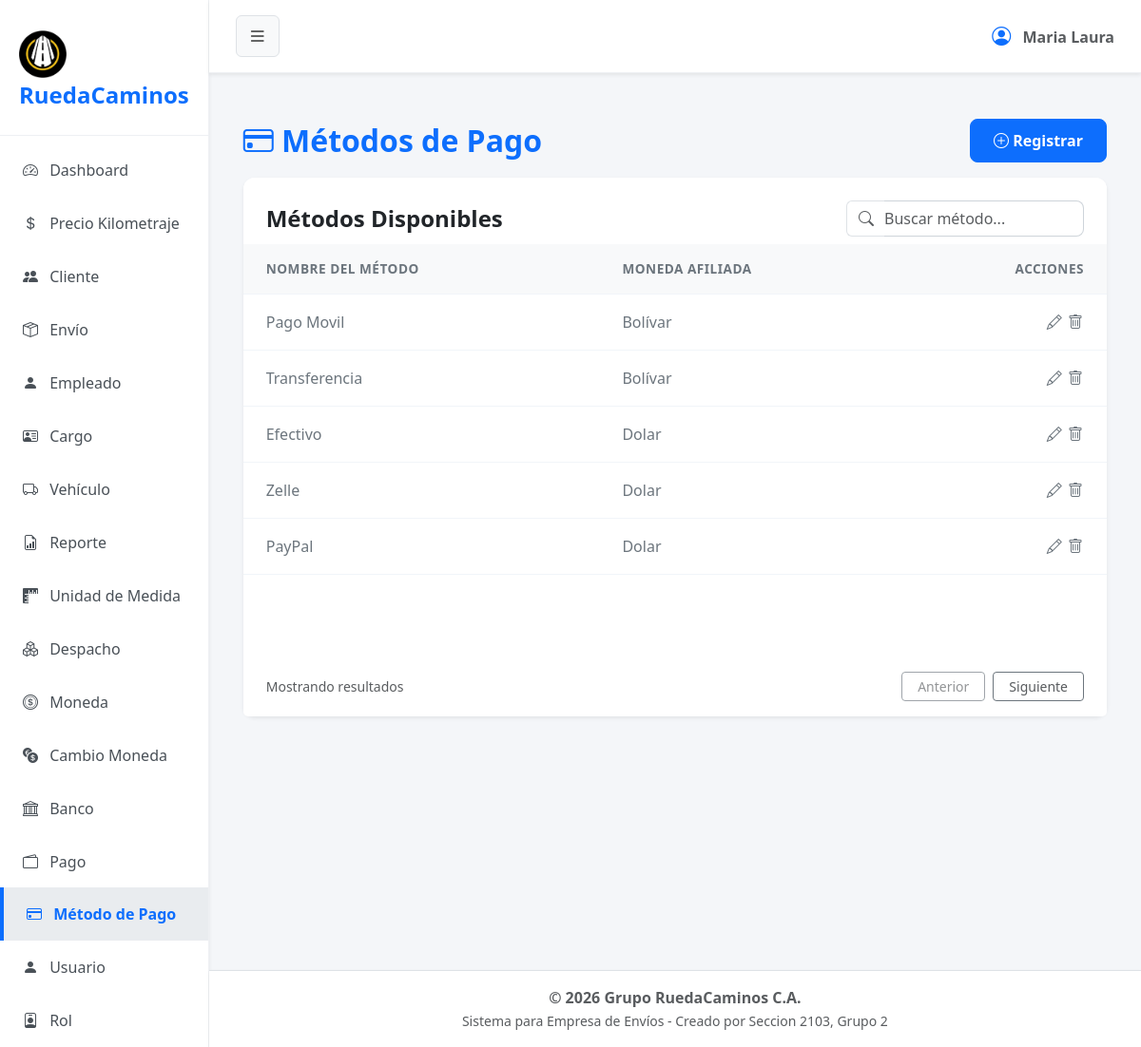
The app's page /?url=metodopago with its own data.
### tables this page shows
CREATE TABLE `metodo_pago` (
  `cod_metodo` int(1) NOT NULL,
  `nombre` varchar(15) NOT NULL,
  `cod_moneda` int(11) NOT NULL,
  `estado` tinyint(1) NOT NULL
);

CREATE TABLE `moneda` (
  `cod_moneda` int(1) NOT NULL,
  `nombre` varchar(15) NOT NULL,
  `abreviatura` varchar(5) NOT NULL,
  `estado` tinyint(1) NOT NULL
);

### app/controller/metodopagoController.php (called while the page is built, shortened)
<?php
$metodo = new MetodoPago();
$registros = $metodo->obt_RegistrosMetodoPago();
include 'app/view/layout/header.php';
include 'app/view/metodopago/metodopagoView.php';
include 'app/view/layout/footer.php';

### index.php (called while the page is built, shortened)
<?php
    $frontController = new FrontController();
?>

### app/config/Conexion.php (called while the page is built, shortened)
<?php
abstract class Conexion
{
    public $host = "localhost";
    public $namedb = "grupo_ruedacaminos";
    public $userdb = "root";
    public $passwd = "";
    public function __construct()
    {
        $this->conexion = $this->getConnection();
    }
    public function getConnection(): PDO
    {
        try {
            $dsn = "mysql:host=" . $this->host . ";dbname=" . $this->namedb . ";charset=utf8";
            $conexion = new PDO($dsn, $this->userdb, $this->passwd);
            $conexion->setAttribute(PDO::ATTR_ERRMODE, PDO::ERRMODE_EXCEPTION);
        } catch (PDOException $error) {
            die('No se pudo conectar a la base de datos, error:' . $error->getMessage());
        }
        return $conexion;
    }
}

### app/model/MetodoPago.php (called while the page is built, shortened)
<?php
class MetodoPago extends Conexion
{
    public function obt_RegistrosMetodoPago()
    {
        try {
            $sentencia = "SELECT metodo_pago.*, moneda.nombre
            AS nombremoneda
            FROM metodo_pago
            INNER JOIN moneda
            ON metodo_pago.cod_moneda= moneda.cod_moneda
            WHERE metodo_pago.estado=1";
            $select = $this->conexion->prepare($sentencia);
            $select->execute();
            return $select->fetchAll(\PDO::FETCH_ASSOC);
        } catch (\PDOException $e) {
            return [];
        }
    }
}

### app/view/metodopago/componentes/tabla.php (the view, shortened to what this page needs)
<div class="card-body p-0">
    <div class="table-responsive">
        <table class="table table-hover align-middle mb-0">
            <thead class="table-light table-header-custom">
                <tr>
                    <th class="ps-4">NOMBRE DEL MÉTODO</th>
                    <th class="ps-4">MONEDA AFILIADA</th>
                    <th class="text-end pe-4">ACCIONES</th>
                </tr>
            </thead>
            <tbody>
                <?php foreach ($registros as $dato): ?>
                    <tr>
                        <td class="ps-4 fw-medium text-secondary"><?= $dato['nombre']; ?></td>
                        <td class="ps-4 fw-medium text-secondary"><?= $dato['nombremoneda']; ?></td>
                        <td class="text-end pe-4">
                            <button type="button" class="btn btn-link text-secondary p-0 m-0 align-baseline" title="Actualizar" data-bs-toggle="modal" data-bs-target="#actualizarMetodoPago"
                                datos-cod-metodo="<?php echo $dato['cod_metodo']; ?>"
                                datos-nombre="<?php echo $dato['nombre']; ?>"
                                datos-cod-moneda="<?php echo $dato['cod_moneda']; ?>">
                                <i class="bi bi-pencil"></i>
                            </button>
                            <form action="#" id="formEliminar" method="POST" style="display: inline;">
                                <fieldset style="display: inline;">
                                    <button type="submit" name="tipoSolicitud" value="eliminar" class="btn btn-link text-secondary p-0 m-0 align-baseline" title="Eliminar" > <i class="bi bi-trash"></i>
                                    </button>
                                </fieldset>
                            </form>
                        </td>
                    </tr>
                <?php endforeach; ?>
            </tbody>
        </table>
    </div>
</div>

### app/controller/FrontController.php (shortened to what this page needs)
<?php
    class FrontController {
        private $dir;
        private $controller;
        private $url;
        public function __construct() {
            if (isset($_REQUEST["url"])) {
                $this->url = $_REQUEST["url"];
                $this->dir = 'app/controller/';
                $this->controller = 'Controller.php';
                $this->getURL();
            } else {
                echo "<script>location='?url=dashboard'</script>";
            }
        }
        private function getURL() {
            if(file_exists($this->dir.$this->url.$this->controller)) {
                require_once($this->dir.$this->url.$this->controller);
            } else {
                echo "<h2>Error 404: Módulo no encontrado</h2>";
                echo "<p>El controlador para '{$this->url}' no existe.</p>";
                echo "<a href='?url=dashboard'>Volver al inicio</a>";
            }
        }
    }
?>

### app/view/layout/header.php (shortened to what this page needs)
<!DOCTYPE html>
<html lang="es">
<head>
    <link href="assets/css/bootstrap.min.css" rel="stylesheet">
    <link href="assets/css/styles.css" rel="stylesheet">
    <link href="assets/icons/bootstrap-icons/font/bootstrap-icons.min.css" rel="stylesheet">
</head>
<body>
    <?php
    $current_url = isset($_GET['url']) ? $_GET['url'] : 'dashboard';
    ?>
    <div class="d-flex" id="wrapper">
        <div id="sidebar-wrapper" class="shadow-sm">
            <div class="sidebar-heading">
                <img src="app/view/img/logo2.png" alt="Logo" class="img-fluid mt-2" style="max-width: 50px;">RuedaCaminos
            </div>
            <div class="list-group list-group-flush mt-2">
                <a href="?url=dashboard" class="list-group-item list-group-item-action <?= $current_url == 'dashboard' ? 'active' : '' ?>">
                    <i class="bi bi-speedometer2 me-2"></i> Dashboard
                </a>
                <a href="?url=kilometraje" class="list-group-item list-group-item-action <?= $current_url == 'kilometraje' ? 'active' : '' ?>">
                    <i class="bi bi-currency-dollar me-2"></i> Precio Kilometraje
                </a>
                <a href="?url=cliente" class="list-group-item list-group-item-action <?= $current_url == 'cliente' ? 'active' : '' ?>">
                    <i class="bi bi-people-fill me-2"></i> Cliente
                </a>
                <a href="?url=envio" class="list-group-item list-group-item-action <?= $current_url == 'envio' ? 'active' : '' ?>">
                    <i class="bi bi-box-seam me-2"></i> Envío
                </a>
                <a href="?url=empleado" class="list-group-item list-group-item-action <?= $current_url == 'empleado' ? 'active' : '' ?>">
                    <i class="bi bi-person-fill me-2"></i> Empleado
                </a>
                <a href="?url=cargo" class="list-group-item list-group-item-action <?= $current_url == 'cargo' ? 'active' : '' ?>">
                    <i class="bi bi-person-vcard me-2" ></i> Cargo
                </a>
                <a href="?url=vehiculo" class="list-group-item list-group-item-action <?= $current_url == 'vehiculo' ? 'active' : '' ?>">
                    <i class="bi bi-truck me-2"></i> Vehículo
                </a>
                <a href="?url=reporte" class="list-group-item list-group-item-action <?= $current_url == 'reporte' ? 'active' : '' ?>">
                    <i class="bi bi-file-earmark-bar-graph me-2"></i> Reporte
                </a>
                <a href="?url=unidadesmedida" class="list-group-item list-group-item-action <?= $current_url == 'unidadesmedida' ? 'active' : '' ?>">
                    <i class="bi bi-rulers me-2"></i> Unidad de Medida
                </a>
                <a href="?url=despacho" class="list-group-item list-group-item-action <?= $current_url == 'despacho' ? 'active' : '' ?>">
                    <i class="bi bi-boxes me-2"></i> Despacho
                </a>
                <a href="?url=moneda" class="list-group-item list-group-item-action <?= $current_url == 'moneda' ? 'active' : '' ?>">
                    <i class="bi bi-coin me-2"></i> Moneda
                </a>
                <a href="?url=cambiomoneda" class="list-group-item list-group-item-action <?= $current_url == 'cambiomoneda' ? 'active' : '' ?>">
                    <i class="bi bi-currency-exchange me-2"></i> Cambio Moneda
                </a>
                <a href="?url=bancos" class="list-group-item list-group-item-action <?= $current_url == 'bancos' ? 'active' : '' ?>">
                    <i class="bi bi-bank me-2"></i> Banco
                </a>
                <a href="?url=pago" class="list-group-item list-group-item-action <?= $current_url == 'pago' ? 'active' : '' ?>">
                    <i class="bi bi-wallet2 me-2"></i> Pago
                </a>
                <a href="?url=metodopago" class="list-group-item list-group-item-action <?= $current_url == 'metodopago' ? 'active' : '' ?>">
                    <i class="bi bi-credit-card me-2"></i> Método de Pago
                </a>
                <a href="?url=usuario" class="list-group-item list-group-item-action <?= $current_url == 'usuario' ? 'active' : '' ?>">
                    <i class="bi bi-person-fill me-2"></i> Usuario
                </a>
                <a href="?url=rol" class="list-group-item list-group-item-action <?= $current_url == 'rol' ? 'active' : '' ?>">
                    <i class="bi bi-person-badge me-2"></i> Rol
                </a>
            </div>
        </div>
        <div id="page-content-wrapper" class="d-flex flex-column min-vh-100 w-100">
            <nav class="navbar navbar-expand-lg navbar-light shadow-sm">
                <div class="container-fluid">
                    <button class="btn btn-light border" id="sidebarToggle"><i class="bi bi-list fs-5"></i></button>
                    <div class="ms-auto d-flex align-items-center">
                        <span class="text-muted fw-bold"><i class="bi bi-person-circle fs-5 me-2 text-primary"></i> Maria Laura</span>
                    </div>
                </div>
            </nav>
            <main class="container-fluid">

### app/view/metodopago/metodopagoView.php (shortened to what this page needs)
<main class="container-fluid py-5 px-4">
    <div class="row">
        <div class="col-12 mb-4">
            <header class="d-flex justify-content-between align-items-center mb-3">
                <h2 class="mb-0 text-primary fw-bold"><i class="bi bi-credit-card"></i> Métodos de Pago</h2>
                <button type="button" class="btn btn-primary" data-bs-toggle="modal" data-bs-target="#registerMetodo">
                    <i class="bi bi-plus-circle"></i> Registrar
                </button>
            </header>
            <section class="card shadow-sm border-0 h-100">
                <div class="card-header bg-white border-bottom-0 pt-4 pb-2 px-4 d-flex justify-content-between align-items-center">
                    <h4 class="mb-0 fw-bold">Métodos Disponibles</h4>
                    <div class="input-group" style="max-width: 250px;">
                        <span class="input-group-text bg-transparent border-end-0 text-muted">
                            <i class="bi bi-search"></i>
                        </span>
                        <input type="text" class="form-control border-start-0 ps-0 text-muted" placeholder="Buscar método...">
                    </div>
                </div>
                <?php require 'componentes/tabla.php'; ?>
                <footer class="card-footer bg-white border-top-0 d-flex justify-content-between align-items-center px-4 py-3">
                    <span class="text-muted small">Mostrando resultados</span>
                    <div class="d-flex gap-2">
                        <button class="btn btn-outline-secondary btn-sm px-3 text-muted" disabled>Anterior</button>
                        <button class="btn btn-outline-secondary btn-sm px-3 text-muted">Siguiente</button>
                    </div>
                </footer>
            </section>
        </div>
    </div>
</main>

### app/view/layout/footer.php (shortened to what this page needs)
        </main>
        <footer class="bg-white text-center py-3 mt-auto border-top w-100 shadow-sm">
            <div class="container-fluid">
                <p class="mb-0 text-muted fw-semibold">&copy; <?= date('Y') ?> Grupo RuedaCaminos C.A.</p>
                <small class="text-muted">Sistema para Empresa de Envíos - Creado por Seccion 2103, Grupo 2</small>
            </div>
        </footer>
    </div>
</div>
</body>
</html>

### assets/css/styles.css (style rules this page uses)
body { background-color: #f4f6f9; font-family: 'Segoe UI', Tahoma, Geneva, Verdana, sans-serif; overflow-x: hidden; }
#wrapper { display: flex; transition: all 0.3s ease-in-out; }
#sidebar-wrapper { min-height: 100vh; width: 250px; background-color: #ffffff; border-right: 1px solid #eef0f3; transition: margin .25s ease-out; }
#sidebar-wrapper .sidebar-heading { padding: 1.5rem 1.25rem; font-size: 1.5rem; font-weight: 800; color: #0d6efd; border-bottom: 1px solid #eef0f3; }
#sidebar-wrapper .list-group { width: 100%; }
#page-content-wrapper { min-width: 0; width: 100%; display: flex; flex-direction: column; }
.list-group-item { border: none; padding: 1rem 1.5rem; font-weight: 500; color: #495057; border-left: 4px solid transparent; }
.list-group-item.active { background-color: #e9ecef; color: #0d6efd; border-color: #0d6efd; border-left: 4px solid #0d6efd; font-weight: 700; }
.navbar { background-color: #ffffff; border-bottom: 1px solid #eef0f3; padding: 1rem; }
.card { box-shadow: 0 4px 12px rgba(0,0,0,0.05); border: none; border-radius: 12px; margin-bottom: 1.5rem; }
.card-header { background-color: #ffffff; border-bottom: 1px solid #eef0f3; font-weight: 600; border-top-left-radius: 12px !important; border-top-right-radius: 12px !important; }
.form-control, .form-select { border-radius: 8px; border-color: #ced4da; }
.btn-primary, .btn-success { border-radius: 8px; padding: 10px 24px; font-weight: 600; }
.table > :not(caption) > * > * { padding: 1rem 0.75rem; border-bottom-color: #f1f5f9; }
.table-header-custom th { color: #6c757d; font-weight: 600; font-size: 0.85rem; letter-spacing: 0.5px; }

### records on screen
metodo_pago: nombre "Pago Movil", cod_moneda.nombre "Bolívar"
metodo_pago: nombre "Transferencia", cod_moneda.nombre "Bolívar"
metodo_pago: nombre "Efectivo", cod_moneda.nombre "Dolar"
metodo_pago: nombre "Zelle", cod_moneda.nombre "Dolar"
metodo_pago: nombre "PayPal", cod_moneda.nombre "Dolar"
